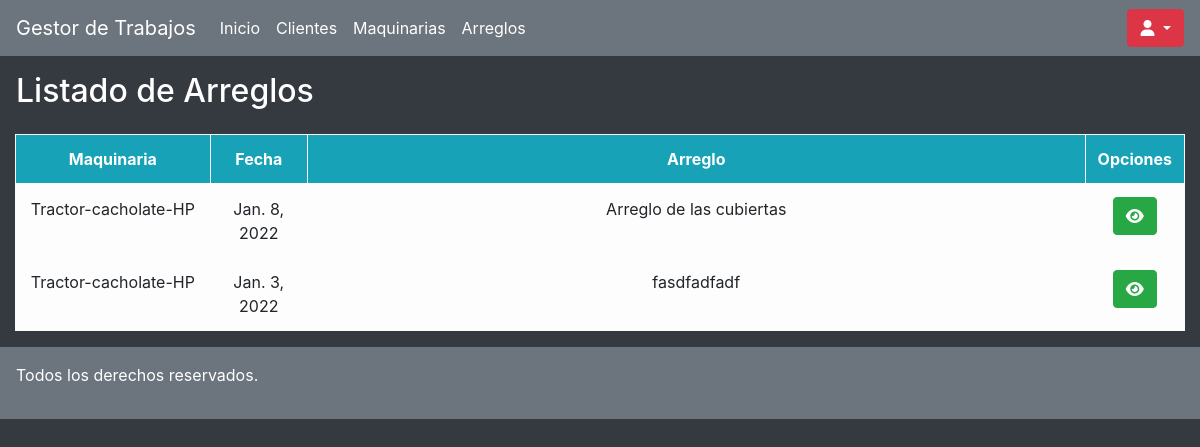
/clientes/arreglos/ (signed in), run on the app's committed database.
### clientes/models.py (models this page shows, shortened)
class Arreglo_Maquinarias(models.Model):
    maquinaria = models.ForeignKey(Maquinarias, null= True, blank = True, on_delete=models.CASCADE)
    fecha_arreglo = models.DateField(null=True)
    arreglo = models.CharField(max_length=200)

class Maquinarias(models.Model):
    propietario = models.ForeignKey(Clientes, null= True, blank = True, on_delete=models.CASCADE)
    tipo = models.CharField(max_length=50)
    modelo = models.CharField(max_length=50)
    marca = models.CharField(max_length=50)
    def __str__(self): #es para que cuando lo pidamos me devuelva algo legible, en este caso el nombre
        return f'{self.tipo}-{self.modelo}-{self.marca}'

### clientes/views.py (the view)
# urls.py: path('arreglos/',arreglos, name ='arreglos'),
@login_required
def arreglos(request):
    arreglos = Arreglo_Maquinarias.objects.all()
    maquinarias = Maquinarias.objects.all()
    return render(request, 'arreglos.html', {"arreglos": arreglos, "maquinarias": maquinarias})

### clientes/templates/arreglos.html (shortened to what this page needs)
{% extends "./base.html" %}
{% block body%}
<div class="col-12 ">
    <div class="row my-auto" mx-3>
        <h2 class="p-3 text-white col-11">Listado de Arreglos</h2>
    </div>
    <table class="table col-12 text-center table-bordered table-light table-hover">
        <thead class="bg-info text-white">
            <tr>
                <th class="col-2">Maquinaria</th>
                <th class="col-1">Fecha</th>
                <th class="col-8">Arreglo</th>
                <th colspan="2" class="col-1">Opciones</th>
            </tr>
        </thead>
        <tbody class="">
            {% for arreglos in arreglos %}
            <tr>
                <td> {{ arreglos.maquinaria}} </td>
                <td> {{ arreglos.fecha_arreglo}} </td>
                <td class="overflow-hidden"> {{ arreglos.arreglo}} </td>
                <td><a href="#arreglos{{arreglos.id}}" data-toggle="modal" data-target="#arreglos{{arreglos.id}}" class="btn btn-success" title="Arreglos"><i class="fas fa-eye"></i></a></td>
            </tr>
            {% endfor %}
        </tbody>
    </table>
</div>
{%endblock%}

### data on the page
Arreglo_Maquinarias: maquinaria "Tractor-cacholate-HP", fecha_arreglo "Jan. 8, 2022", arreglo "Arreglo de las cubiertas"
Arreglo_Maquinarias: maquinaria "Tractor-cacholate-HP", fecha_arreglo "Jan. 3, 2022", arreglo "fasdfadfadf"
